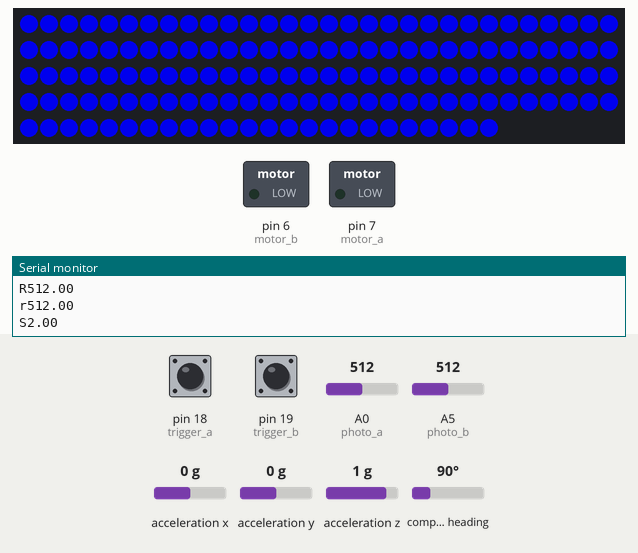
This sketch was run on a simulated Arduino Mega 2560, built with avr-gcc and run on an emulated ATmega2560. Parts: 144 RGB LEDs in strip order, left to right, continuing on the next row, switched loads named in the sketch (green lamp = pin HIGH), the last lines printed to the serial monitor. Inputs (shaded band) come from the test bench; at power-on: pin 18 (trigger_a) HIGH, pin 19 (trigger_b) HIGH, A0 (photo_a) = 512, A5 (photo_b) = 512, acceleration x 0 g, acceleration y 0 g, acceleration z 1 g, compass heading 90°. Dim RGB values are drawn brighter than linear.

Above: at 3.7 s.
3.8 s: pin 18 (trigger_a) pulled LOW for 3.2 s
At 7.07 s:
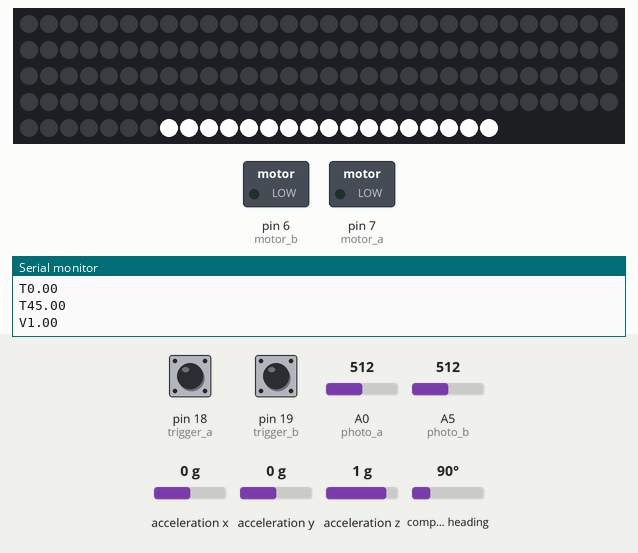
8.6 s: pin 19 (trigger_b) pulled LOW for 0.15 s
At 9.0 s:
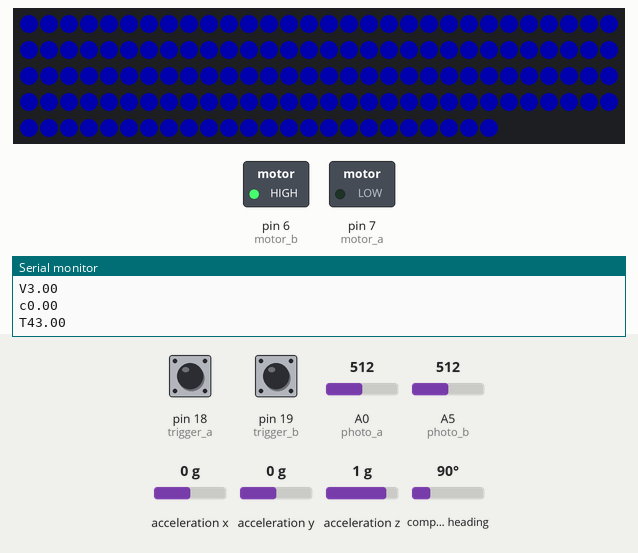
10.6 s: pin 18 (trigger_a) pulled LOW for 0.15 s
At 11.0 s:
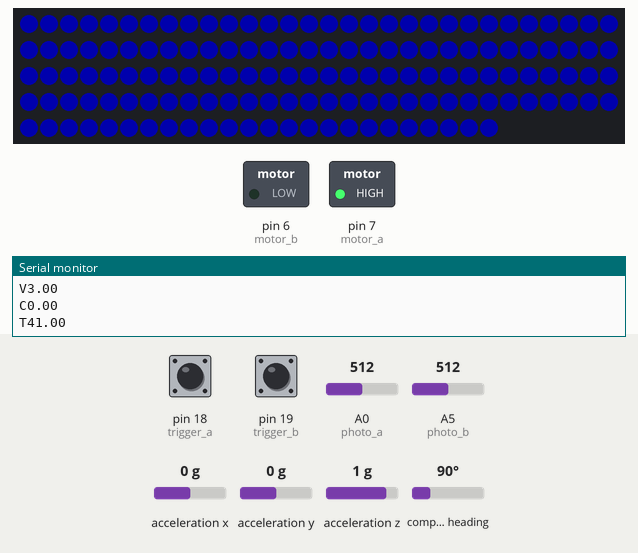
12.6 s: pin 19 (trigger_b) pulled LOW for 3.2 s
At 14.2 s:
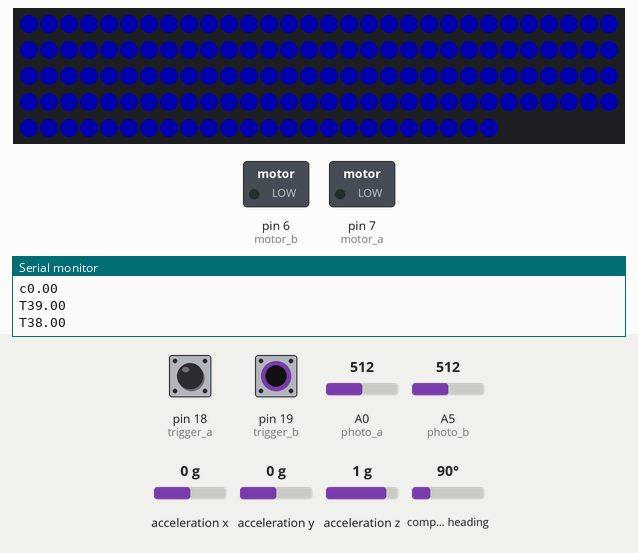
17.4 s: pin 18 (trigger_a) driven LOW and pin 19 (trigger_b) driven LOW
At 17.8 s:
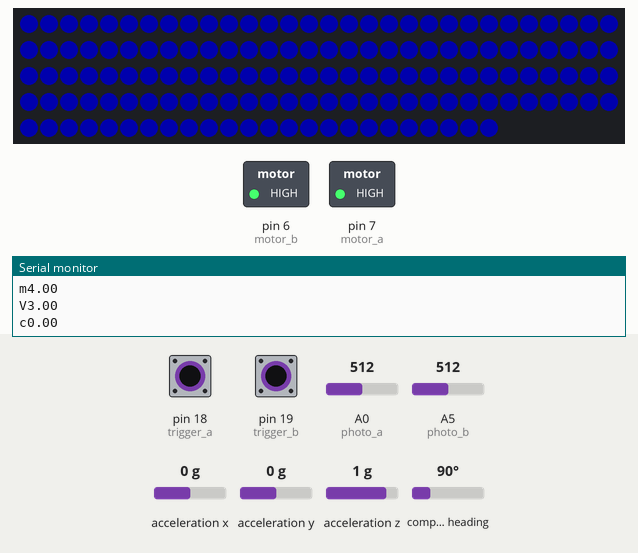
Timing chart, 0 to 20.4 s (numbered marks = the images above; inputs shaded):
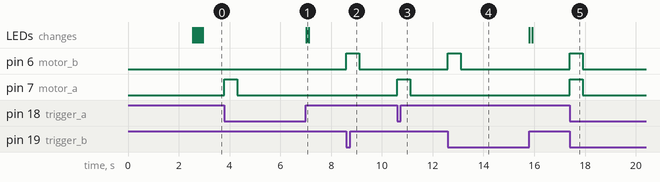

Measured:
- after the input at 3.8 s, pin 7 (motor_a): LOW → HIGH at once, → LOW 0.51 s later; the LEDs: change after 3.2 s (image 1)
- after the input at 8.6 s, pin 6 (motor_b): LOW → HIGH at once, → LOW 0.51 s later
- after the input at 10.6 s, pin 7 (motor_a): LOW → HIGH at once, → LOW 0.51 s later
- after the input at 12.6 s, pin 6 (motor_b): LOW → HIGH at once, → LOW 0.50 s later
- after the input at 17.4 s, pin 6 (motor_b): LOW → HIGH at once, → LOW 0.50 s later; pin 7 (motor_a): LOW → HIGH at once, → LOW 0.51 s later

The sketch:

RivetGameController.ino
```cpp
//
//   Rivet Game
//  Collect up higher-level data and write it out over serial.


#include <Wire.h>
#include <Adafruit_Sensor.h>
#include <Adafruit_BNO055.h>
#include <utility/imumaths.h>
#include <Arduino.h>
#include <FastLED.h>


#define NUM_LEDS_PER_ROW 18
#define NUM_LEDS 144
#define DATA_PIN 11
#define CLOCK_PIN 10

CRGB leds[NUM_LEDS];
int led_states[NUM_LEDS];

bool do_print_diagnostics = false;

// Inputs
const int training_btn = A10;  // Start training
const int play_btn = 3;  // Start playing

// Player A Inputs
//const int trigger_a = A11;  // trigger button
const int trigger_a = 18;  // trigger button
const int motor_a = 7; // vibrating motor
boolean trigger_a_ready = false;
static unsigned long last_interrupt_time_a = 0;
boolean motor_a_ready = false;
static unsigned long motor_time_a = 0;
//const int motor_a = 5;    // Vibration motor to indicate rivet event
const int photo_a = A0;   // Photodiode input pin
//const int photo_a_out = 12;   // Photodiode 5v pin
Adafruit_BNO055 bno_a = Adafruit_BNO055(55, 0x28);
float x_a, y_a, z_a = 0;
int rivets_a = 0;
double points_a = 0;
int combo_a = 0;
int rivet_attempts_a = 0;

// Player B Inputs
//const int trigger_b = A10;  // trigger button
const int trigger_b = 19;  // trigger button
const int motor_b = 6;
boolean trigger_b_ready = false;
static unsigned long last_interrupt_time_b = 0;
boolean motor_b_ready = false;
static unsigned long motor_time_b = 0;
//const int motor_b = 9;    // Vibration motor to indicate rivet event
const int photo_b = A5;   // Photodiode input pin
//const int photo_b_out = 8;   // Photodiode 5v pin
Adafruit_BNO055 bno_b = Adafruit_BNO055(55, 0x29);
float x_b, y_b, z_b = 0;
int rivets_b = 0;
double points_b = 0;
int combo_b = 0;
int rivet_attempts_b = 0;

float gyro_thresh_a = 25.0;
float gyro_thresh_b = 20.0;

// States
#define DEMO       0
#define TRAINING   1
#define TRAINING_COMPLETE   2
#define GAME       3
#define WINNER     4
#define HIGH_SCORE     5
#define COUNTDOWN   6
int state = DEMO;

// Counters
unsigned long counter = 0;
long state_timer = 0;
unsigned long last_time = 0;
boolean training_complete_a = false;
boolean training_complete_b = false;


// Data Logging
int a_miss_gyro = 0;
int b_miss_gyro = 0;
int a_miss_match = 0;
int b_miss_match = 0;
int a_miss_zero = 0;
int b_miss_zero = 0;
double a_last_gyro = -1;
double b_last_gyro = -1;
double a_last_match_light_level = -1;
double b_last_match_light_level = -1;
double a_last_zero_light_level = -1;
double b_last_zero_light_level = -1;
double last_light_level = -1;

void setup() {

  //  // Set the idle timeout
  //  state_timer = millis();

  pinMode(training_btn, INPUT);
  pinMode(play_btn, INPUT);
  // use input for analof current sense input
  //  pinMode(trigger_a, INPUT);
  //  pinMode(trigger_b, INPUT);
  // Use input pullup to
  pinMode(trigger_a, INPUT_PULLUP);
  pinMode(trigger_b, INPUT_PULLUP);
  attachInterrupt(digitalPinToInterrupt(trigger_a), on_trigger_a, CHANGE);
  attachInterrupt(digitalPinToInterrupt(trigger_b), on_trigger_b, CHANGE);
  pinMode(photo_a, INPUT);
  pinMode(photo_b, INPUT);
  //pinMode(photo_a_out, OUTPUT);
  //pinMode(photo_b_out, OUTPUT);
  //digitalWrite(photo_a_out, HIGH);
  //digitalWrite(photo_b_out, HIGH);

  // initialize serial communications at 115200 bps for status updates
  Serial.begin(115200);
  delay(1000);
  Serial.println("SERIAL INIT");

  /* Initialise the sensor */
  if (!bno_a.begin())
  {
    Serial.println("Gun A not connected");
    serial_update("E", 0); // Error #0 - Gun A not connected
    delay(1000);
  }


  if (!bno_b.begin())
  {
    Serial.println("Gun B not connected");
    serial_update("E", 1); // Error #1 - Gun B not connected
    delay(1000);
  }

  /* Use external crystal for better accuracy */
  bno_a.setExtCrystalUse(true);
  bno_b.setExtCrystalUse(true);

  LEDS.addLeds<APA102, DATA_PIN, CLOCK_PIN, RGB>(leds, NUM_LEDS);

  Serial.println("SETUP");
  update_gun_positions();
  delay(500);
  update_gun_positions();
  delay(500);
  update_gun_positions();
  delay(500);
}


// == Main Loop ===

// Do diagnostic/cleanup steps that are common to all states and then drop into state-specific loops (next section)


void loop() {
  counter = (counter + 1) % 1000000;

  // Update the gun position data
  if (counter % 1000 == 0) {
    update_gun_positions();
  }

  // Animate the next frame of the current game mode.
  if (counter % 100 == 0) {
    if (trigger_a_ready) {
      trigger(1);
      trigger_a_ready = false;
    }


    if (trigger_b_ready) {
      trigger(2);
      trigger_b_ready = false;
    }

    if (!motor_a_ready) {
      unsigned long current_time = millis();
      if (millis() - motor_time_a > 500) {
        analogWrite(motor_a, 0);
        motor_a_ready = true;
      }
    }

    if (!motor_b_ready) {
      unsigned long current_time = millis();
      if (millis() - motor_time_b > 500) {
        analogWrite(motor_b, 0);
        motor_b_ready = true;
      }
    }

    switch (state) {
      case DEMO:
        demo();
        break;
      case TRAINING:
        training();
        break;
      case TRAINING_COMPLETE:
        break;
      case COUNTDOWN:
        countdown();
        break;
      case GAME:
        game();
        break;
      case WINNER:
        winner();
        break;
      case HIGH_SCORE:
        high_score();
        break;
    }
  }

  if (do_print_diagnostics) {
    // print human-readable diagnostics over serial if specified.
    if (counter % 1000 == 0) {
      Serial.println(state);
      print_diagnostics();
    }
  }

  delayMicroseconds(10);
}


// === State Loops ===

// Treat these like you normally would the main loop() function. But they'll only run in their active state.


void demo()
{

  if (counter % 1000 == 0) {
    //    serial_update("A", int(z_a + 180.0) % 360);
    //    serial_update("a", int(z_b + 180.0) % 360);

    int clean_z_a = int(z_a + 180.0) % 360;
    int clean_z_b = int(z_b + 180.0) % 360;

    if (
      (clean_z_a > 0 && z_a < 20) ||
      (clean_z_b > 0 && z_b < 20) ||
      (clean_z_a > 300) ||
      (clean_z_b > 300) ||
      (clean_z_a > 120 && clean_z_a < 200) ||
      (clean_z_b > 120 && clean_z_b < 200)
    ) {
      to_training();
    }
  }

  demo_lights();

  FastLED.show();
}


void training()
{
  if (counter % 1000 == 0) {
    serial_update("A", int(z_a + 180.0) % 360);
    serial_update("a", int(z_b + 180.0) % 360);
    serial_update("R", analogRead(photo_a));
    serial_update("r", analogRead(photo_b));


    if (training_complete_a && training_complete_b) {
      // Both people have finished training
      to_training_complete();
    } else if (training_complete_a || training_complete_b) {
      // One person has finished training
      // Let the second person have a couple seconds to keep trying
      int seconds_left = 8 - int((millis() - state_timer) / 1000);
      serial_update("T", seconds_left);

      if (seconds_left <= 0) {
        // wait 15 seconds after training done to transition
        to_training_complete();
      }
    } else {
      // No one has finished training
      serial_update("T", -1);

      // if we have been sitting in training mode for 2 minutes return to demo mode
      if (millis() - state_timer > 15000) {
        to_demo();
      }
    }

    if (!training_complete_a && is_rivet(z_a, gyro_thresh_a) && analogRead(photo_a) > 45) {
      state_timer = millis();
      training_complete_a = true;
    }

    if (!training_complete_b && is_rivet(z_b, gyro_thresh_b) && analogRead(photo_b) > 45) {
      state_timer = millis();
      training_complete_b = true;
    }
  }

  // training loop
  for (int i = 0 ; i < NUM_LEDS ; i++) {
    leds[i] = CRGB(0, 0, 200);
  }
  FastLED.show();
}


void countdown()
{
  // game loop
  int remaining_seconds = 3 - ((millis() - state_timer) / 1000);

  if (remaining_seconds <= 0) {
    to_game();
  }

  if (last_time != remaining_seconds) {
    serial_update("T", remaining_seconds);
    last_time = remaining_seconds;
  }
}


void game()
{
  // game loop
  int remaining_seconds = 45 - ((millis() - state_timer) / 1000);

  if (remaining_seconds <= 0) {
    to_winner();
  }

  if (last_time != remaining_seconds) {
    serial_update("T", remaining_seconds);
    last_time = remaining_seconds;
  }
}

void winner() {
  demo_lights();

  // after 45 seconds change mode automatically
  if (millis() - state_timer > 45000) {
    to_high_score();
  }
}

void high_score() {
  demo_lights();

  if (millis() - state_timer > 45000) {
    to_demo();
  }
}

//// Trigger events /////

void on_trigger_a() {
  //  serial_update("Z", 1);
  unsigned long interrupt_time = millis();
  // If interrupts come faster than 300ms, assume it's a bounce and ignore
  if (interrupt_time - last_interrupt_time_a < 300) {
    return;
  }
  last_interrupt_time_a = interrupt_time;

  int trigger_state = digitalRead(trigger_a);
  if (trigger_state == 0) {
    if (motor_a_ready) {
      motor_a_ready = false;
      motor_time_a = millis();
      analogWrite(motor_a, 255);
    }
  }

  switch (state) {
    case DEMO:
      //      to_training();
      break;
    case TRAINING:
      //      to_training_complete();
      break;
    case TRAINING_COMPLETE:
      to_countdown();
      break;
    case COUNTDOWN:
      break;
    case GAME:
      // Tell arduino about success for sound
      serial_update("V", 1);
      trigger_a_ready = true;
      break;
    case WINNER:
      // Wait at least 15 seconds before leaving screen
      if (millis() - state_timer > 5000) {
        to_high_score();
      }
      break;
    case HIGH_SCORE:
      // Wait at least 15 seconds before leaving screen
      if (millis() - state_timer > 5000) {
        to_demo();
      }
      break;
  }
}

void on_trigger_b() {
  //  serial_update("Z", 2);
  unsigned long interrupt_time = millis();
  // If interrupts come faster than 300ms, assume it's a bounce and ignore
  if (interrupt_time - last_interrupt_time_b < 300) {
    return;
  }
  last_interrupt_time_b = interrupt_time;

  int trigger_state = digitalRead(trigger_b);
  if (trigger_state == 0) {
    if (motor_b_ready) {
      motor_b_ready = false;
      motor_time_b = millis();
      analogWrite(motor_b, 255);
    }
  }

  switch (state) {
    case DEMO:
      //      to_training();
      break;
    case TRAINING:
      //      to_training_complete();
      break;
    case TRAINING_COMPLETE:
      to_countdown();
      break;
    case GAME:
      // Tell arduino about success for sound
      serial_update("V", 2);
      trigger_b_ready = true;
      break;
    case WINNER:
      if (millis() - state_timer > 5000) {
        to_high_score();
      }
      break;
    case HIGH_SCORE:
      if (millis() - state_timer > 5000) {
        to_demo();
      }
      break;
  }
}

void trigger(int player) {
  int led_index = -1;

  // Check gyro
  boolean gyro_correct = true;
//  if (player == 1) {
//    gyro_correct = is_rivet(z_a, gyro_thresh_a);
//  }
//  else {
//    gyro_correct = is_rivet(z_b, gyro_thresh_b);
//  }

  if (gyro_correct) {
    // Fire pattern to get led location
    int photo_pin = photo_a;
    if (player == 2) {
      photo_pin = photo_b;
    }
    led_index = read_led(photo_pin) - 1;
    if (do_print_diagnostics) {
      Serial.println("GYRO correct");
      Serial.println(led_index);
    }
  } else if (do_print_diagnostics) {
    Serial.println("GYRO incorrect");
  }

  if (player == 1) {
    rivet_attempts_a += 1;
    serial_update("M", rivet_attempts_a);
  } else {
    rivet_attempts_b += 1;
    serial_update("m", rivet_attempts_b);
  }

  // data logging
  if (led_index == 0) {
    if (player == 1) {
      a_miss_zero += 1;
      a_last_zero_light_level = last_light_level;
    } else {
      b_miss_zero += 1;
      b_last_zero_light_level = last_light_level;
    }
  } else if (led_index == -1) {
    if (player == 1) {
      a_miss_gyro += 1;
      a_last_gyro = z_a;
    } else {
      b_miss_gyro += 1;
      b_last_gyro = z_b;
    }
  } else if (led_index == -2) {
    if (player == 1) {
      a_miss_match += 1;
      a_last_match_light_level = last_light_level;
    } else {
      b_miss_match += 1;
      b_last_match_light_level = last_light_level;
    }
  }

  // If gun is not postioned right led index will be 255 or -1
  if (led_index >= 0 && led_index < NUM_LEDS) {
    fire_sucess(led_index, player);
  }
  else {
    fire_fail(player);
  }

  write_led_states();
}

void fire_sucess(int led_index, int player) {
  // Ignore already riveted holes
  if (led_states[led_index] != 0) {
    return;
  }

  led_states[led_index] = player;

  // Update scores
  if (player == 1) {
    rivets_a += 1;
    points_a += 1.0 + (double(combo_a) / 10.0);
    combo_a += 1;
  } else {
    rivets_b += 1;
    points_b += 1.0 + (double(combo_b) / 10.0);
    combo_b += 1;
  }

  if (player == 1) {
    serial_update("C", combo_a);
    serial_update("P", points_a);
    serial_update("R", rivets_a);
  } else {
    serial_update("p", points_b);
    serial_update("c", combo_b);
    serial_update("r", rivets_b);
  }

  if (have_won()) {
    to_winner();
  }
}

void fire_fail(int player) {
  // Tell arduino about failure for sound
  serial_update("V", 3);

  // Update scores
  if (player == 1) {
    combo_a = 0;
  }
  else {
    combo_b = 0;
  }

  if (player == 1) {
    serial_update("C", combo_a);
  } else {
    serial_update("c", combo_b);
  }
}

boolean have_won() {
  for (int i = 0; i < NUM_LEDS; i++) {
    if (led_states[i] == 0) return false;
  }
  return true;
}


//  === State Transitions ===

//  Move to a new state and set/reset any necessary variables to get that state started.


void to_demo()
{
  // start demo loop
  state = DEMO;
  serial_update("S", state);
}


void to_training()
{
  // start training loop
  state = TRAINING;
  serial_update("S", state);
  training_complete_a = false;
  training_complete_b = false;
  state_timer = millis();
}

void to_training_complete()
{
  // start training loop
  state = TRAINING_COMPLETE;
  serial_update("S", state);
}

void to_countdown()
{
  state_timer = millis();
  // start countdown loop
  state = COUNTDOWN;
  serial_update("S", state);
}

void to_game()
{
  // start game loop
  state = GAME;
  points_a = 0;
  points_b = 0;
  combo_a = 0;
  rivet_attempts_a = 0;
  rivets_a = 0;
  combo_b = 0;
  rivet_attempts_b = 0;
  rivets_b = 0;
  for (int i = 0; i < NUM_LEDS; i++) {
    led_states[i] = 0;
  }

  // Winner loop animation timeout (milliseconds)
  state_timer = millis();

  serial_update("S", state);
  serial_update("R", rivets_a);
  serial_update("r", rivets_b);
  serial_update("P", points_a);
  serial_update("p", points_b);
  serial_update("C", combo_a);
  serial_update("c", combo_b);
  serial_update("M", rivet_attempts_a);
  serial_update("m", rivet_attempts_b);

  game();
}


void to_winner()
{
  // start winner loop
  state_timer = millis();
  state = WINNER;
  serial_update("S", state);

  // write data log
  serial_update("z", a_miss_gyro);
  serial_update("z", b_miss_gyro);
  serial_update("z", a_miss_match);
  serial_update("z", b_miss_match);
  serial_update("z", a_miss_zero);
  serial_update("z", b_miss_zero);
  serial_update("z", a_last_gyro);
  serial_update("z", b_last_gyro);
  serial_update("z", a_last_match_light_level);
  serial_update("z", b_last_match_light_level);
  serial_update("z", a_last_zero_light_level);
  serial_update("z", b_last_zero_light_level);

  a_miss_gyro = 0;
  b_miss_gyro = 0;
  a_miss_match = 0;
  b_miss_match = 0;
  a_miss_zero = 0;
  b_miss_zero = 0;
  a_last_gyro = -1;
  b_last_gyro = -1;
  a_last_match_light_level = -1;
  b_last_match_light_level = -1;
  a_last_zero_light_level = -1;
  b_last_zero_light_level = -1;
}

void to_high_score()
{
  // start high score loop
  state_timer = millis();
  state = HIGH_SCORE;
  serial_update("S", state);
}


/*

  === IMU Functions ===

  Parse the output from the gun positions and check that orientation is within different windows.

*/

void update_gun_positions() {
  /* Get a new sensor event */
  sensors_event_t event_a;
  bno_a.getEvent(&event_a);
  x_a = event_a.acceleration.x;
  y_a = event_a.acceleration.y;
  z_a = event_a.acceleration.z;

  sensors_event_t event_b;
  bno_b.getEvent(&event_b);
  x_b = event_b.acceleration.x;
  y_b = event_b.acceleration.y;
  z_b = event_b.acceleration.z;
}


bool is_rivet(float z, float gyro_thresh) {
  int positive_z = int(z + 360) % 360;
  int z_diff = min(min(positive_z, abs(positive_z - 180)), abs(positive_z - 360));
  if (z_diff < gyro_thresh) {
    return true;
  }
  else {
    return false;
  }
}


/*
    ==== LEDS ===
*/


void demo_lights() {
  double phase = sin(double(counter) / 5000.0);
  double freq = sin(double(counter) / 50000.0);
  double amplitude = cos(double(counter) / 20000.0) / 2.0;
  // demo loop color wave
  for (int LEDSerial = 0; LEDSerial < NUM_LEDS; LEDSerial++ ) {
    int row = LEDSerial / NUM_LEDS_PER_ROW;
    double col = (LEDSerial % NUM_LEDS_PER_ROW);
    if (row % 2 == 0) {
      col = NUM_LEDS_PER_ROW  - col;
    }
    col = col  / double(NUM_LEDS_PER_ROW);
    double val_raw = ((row * freq) * (amplitude + 0.3)) + phase;
    double val = val_raw - floor(val_raw);
    double diff = min(min(abs(val - col), abs(val - col - 1)), abs(val - col + 1));
    if (diff < 0.1) {
      leds[LEDSerial] = CRGB(150, 5, 0);
    }
    else if (diff < 0.2) {
      leds[LEDSerial] = CRGB(180, 180, 180);
    }
    else if (diff < 0.3) {
      leds[LEDSerial] = CRGB(150, 150, 0);
    }
    else {
      leds[LEDSerial] = CRGB(0, 0, 0);
    }
  }

  FastLED.show();
}

byte read_led(int diode_pin) {

  byte result = 0;

  for (int serialByte = 7; serialByte >= 0; serialByte-- ) {
    for (int LEDSerial = 0; LEDSerial < NUM_LEDS; LEDSerial++ ) {
      if (bitRead(LEDSerial + 1, serialByte)) {
        leds[LEDSerial] = CRGB(255, 255, 255);
      }
      else {
        leds[LEDSerial] = CRGB(0, 0, 0);
      }

    }

    FastLED.show();

    delay(5);
    if (diode_pin == photo_a) {
      result = (result << 1) + byte(analogRead(diode_pin) > 45);
    } else {
      result = (result << 1) + byte(analogRead(diode_pin) > 45);
    }
  }

  // Error correction
  byte result2 = 0;

  for (int serialByte = 7; serialByte >= 0; serialByte-- ) {
    for (int LEDSerial = 0; LEDSerial < NUM_LEDS; LEDSerial++ ) {
      if (bitRead(LEDSerial + 1, serialByte)) {
        leds[LEDSerial] = CRGB(255, 255, 255);
      }
      else {
        leds[LEDSerial] = CRGB(0, 0, 0);
      }

    }

    FastLED.show();

    delay(5);
    last_light_level = analogRead(diode_pin);
    if (diode_pin == photo_a) {
      result2 = (result2 << 1) + byte(last_light_level > 45);
    } else {
      result2 = (result2 << 1) + byte(last_light_level > 45);
    }
  }

  if (result != result2) {
    return -1;
  }

  return result;
}

void write_led_states() {
  for (int i = 0 ; i < NUM_LEDS ; i++) {
    if (led_states[i] == 1) {
      leds[i] = CRGB(0, 127, 200);
    }
    else if (led_states[i] == 2) {
      leds[i] = CRGB(0, 127, 0);
    }
    else {
      leds[i] = CRGB(0, 0, 50);
    }
  }
  FastLED.show();
}

/*

  === Serial Functions ===

  Communucate over Serial to the Pi.
  This implements no mechanism to get messages from the Pi because that shouldn't happen.
  Control is cleaner if it is one-way, so the Pi is just a follower of the Arduino.

*/

void serial_update(char *key, double val) {
  // Standard update message to communicate with RasPi
  // {key: value} pair defines updates of specific variables
  Serial.print(key);
  Serial.println(val);
}

void serial_debug(char *key, int val) {
  // Standard update message to communicate with RasPi
  // {key: value} pair defines updates of specific variables
  Serial.print(key);
  Serial.println(val);
}

void print_diagnostics() {
  Serial.print("x_a=");
  Serial.print(x_a);
  Serial.print(" y_a=");
  Serial.print(y_a);
  Serial.print(" z_a=");
  Serial.print(z_a);
  Serial.print(" x_b=");
  Serial.print(x_b);
  Serial.print(" y_b=");
  Serial.print(y_b);
  Serial.print(" z_b=");
  Serial.print(z_b);
  //  Serial.print(" =");
  //  Serial.print();
  Serial.println("");
}
```
